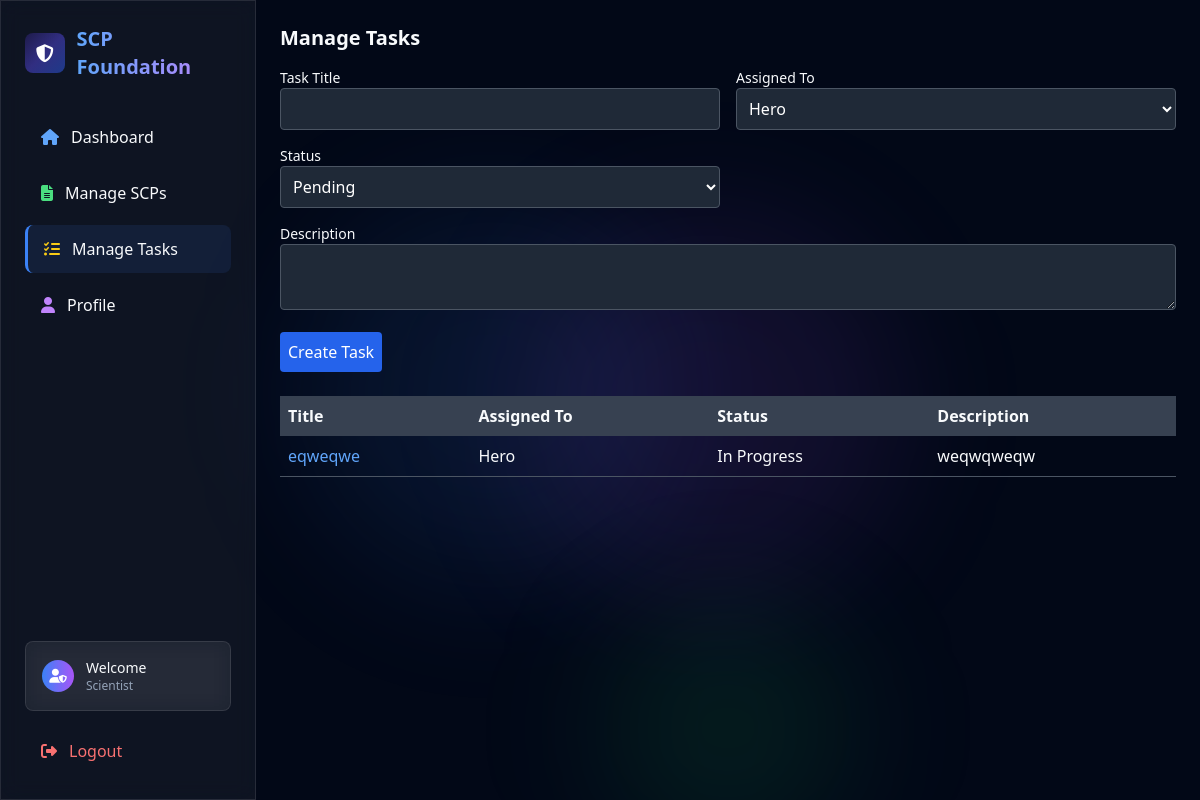
Page /task (signed in) on the committed database.
### tables this page shows
CREATE TABLE users (
            id INTEGER PRIMARY KEY AUTOINCREMENT,
            username TEXT UNIQUE NOT NULL,
            password TEXT NOT NULL,
            role TEXT NOT NULL CHECK(role IN ('O5', 'Scientist', 'Security', 'SCP', 'D-Class')),
            nickname TEXT,
            theme TEXT DEFAULT 'light',
            profile_image TEXT DEFAULT 'default.png',
            bio TEXT
        );

CREATE TABLE tasks (
            id INTEGER PRIMARY KEY AUTOINCREMENT,
            title TEXT NOT NULL,
            assigned_to INTEGER,
            status TEXT NOT NULL,
            description TEXT,
            FOREIGN KEY (assigned_to) REFERENCES users(id)
        );

### app.py (the view)
    def wrap(*args, **kwargs):
        if 'user_id' not in session:
            flash('Please log in first.', 'error')
            return redirect(url_for('login'))
        return f(*args, **kwargs)

### app.py (called while the page is built, shortened)
def get_db():
    conn = sqlite3.connect('scp.db')
    conn.row_factory = sqlite3.Row
    return conn

def login_required(f):
    def wrap(*args, **kwargs):
        if 'user_id' not in session:
            flash('Please log in first.', 'error')
            return redirect(url_for('login'))
        return f(*args, **kwargs)
    wrap.__name__ = f.__name__
    return wrap

@app.route('/task', methods=['GET', 'POST'])
@login_required
def manage_task():
    if session.get('role') not in ['O5', 'Scientist']:
        flash('Access denied.', 'error')
        return redirect(url_for('dashboard'))
    with get_db() as conn:
        c = conn.cursor()
        c.execute('SELECT t.*, u.username FROM tasks t JOIN users u ON t.assigned_to = u.id')
        tasks = c.fetchall()
        c.execute('SELECT id, username FROM users WHERE role IN ("Scientist", "Security", "D-Class")')
        users = c.fetchall()
    return render_template('task.html', tasks=tasks, users=users)

### templates/task.html (shortened to what this page needs)
{% extends "base.html" %} {% block title %}Manage Tasks{% endblock %} {% block
content %}
<div class="card">
  <h2 class="text-xl font-bold mb-4">Manage Tasks</h2>
  <form method="POST" class="mb-6 space-y-4">
    <div class="grid grid-cols-1 md:grid-cols-2 gap-4">
      <div>
        <label for="title" class="block text-sm font-medium">Task Title</label>
        <input
          type="text"
          name="title"
          id="title"
          class="w-full p-2 border border-gray-600 rounded bg-gray-800 text-white"
          required
        />
      </div>
      <div>
        <label for="assigned_to" class="block text-sm font-medium"
          >Assigned To</label
        >
        <select
          name="assigned_to"
          id="assigned_to"
          class="w-full p-2 border border-gray-600 rounded bg-gray-800 text-white"
          required
        >
          {% for user in users %}
          <option value="{{ user['id'] }}">{{ user['username'] }}</option>
          {% endfor %}
        </select>
      </div>
      <div>
        <label for="status" class="block text-sm font-medium">Status</label>
        <select
          name="status"
          id="status"
          class="w-full p-2 border border-gray-600 rounded bg-gray-800 text-white"
          required
        >
          <option value="Pending">Pending</option>
        </select>
      </div>
      <div class="md:col-span-2">
        <label for="description" class="block text-sm font-medium"
          >Description</label
        >
        <textarea
          name="description"
          id="description"
          class="w-full p-2 border border-gray-600 rounded bg-gray-800 text-white"
        ></textarea>
      </div>
    </div>
    <button
      type="submit"
      class="bg-blue-600 text-white p-2 rounded hover:bg-blue-700"
    >
      Create Task
    </button>
  </form>
  <table class="w-full table-auto">
    <thead>
      <tr class="bg-gray-700">
        <th class="p-2 text-left">Title</th>
        <th class="p-2 text-left">Assigned To</th>
        <th class="p-2 text-left">Status</th>
        <th class="p-2 text-left">Description</th>
      </tr>
    </thead>
    <tbody>
      {% for task in tasks %}
      <tr class="border-b border-gray-600">
        <td class="p-2">
          <a
            href="{{ url_for('task_profile', task_id=task['id']) }}"
            class="text-blue-400 hover:underline"
            >{{ task['title'] }}</a
          >
        </td>
        <td class="p-2">{{ task['username'] }}</td>
        <td class="p-2">{{ task['status'] }}</td>
        <td class="p-2">{{ task['description'] }}</td>
      </tr>
      {% endfor %}
    </tbody>
  </table>
</div>
{% endblock %}

### templates/base.html (shortened to what this page needs)
{% set role = session.get('role', 'O5') %}
<!DOCTYPE html>
<html
  lang="en"
  class="{{ 'dark' if session.get('theme', 'light') == 'dark' else '' }}"
>
  <head>
    <script src="https://cdn.tailwindcss.com"></script>
    <link
      rel="stylesheet"
      href="https://cdnjs.cloudflare.com/ajax/libs/font-awesome/6.4.0/css/all.min.css"
    />
  </head>
  <body class="bg-background text-foreground min-h-screen">
    <div class="fixed inset-0 overflow-hidden pointer-events-none">
      <div
        class="absolute top-1/4 left-1/4 w-96 h-96 bg-blue-500/10 rounded-full blur-3xl animate-pulse"
      ></div>
      <div
        class="absolute bottom-1/4 right-1/4 w-96 h-96 bg-purple-500/10 rounded-full blur-3xl animate-pulse delay-1000"
      ></div>
      <div
        class="absolute top-3/4 left-1/2 w-64 h-64 bg-green-500/10 rounded-full blur-3xl animate-pulse delay-2000"
      ></div>
    </div>
    <div class="flex h-screen relative z-10">
      <aside
        id="sidebar"
        class="w-64 glass-effect transition-all duration-300 ease-in-out overflow-hidden"
      >
        <div class="p-6 h-full flex flex-col">
          <div class="flex items-center justify-between mb-8">
            <div class="flex items-center space-x-3">
              <div
                class="w-10 h-10 scp-gradient rounded-lg flex items-center justify-center animate-pulse-glow"
              >
                <i class="fas fa-shield-alt text-white text-lg"></i>
              </div>
              <h1
                class="text-xl font-bold bg-gradient-to-r from-blue-400 to-purple-400 bg-clip-text text-transparent"
              >
              </h1>
            </div>
          </div>
          <nav class="space-y-2 flex-1">
            <a
              href="{{ url_for('dashboard') }}"
              class="nav-item flex items-center space-x-3 px-4 py-3 rounded-lg transition-all duration-200 hover:bg-accent group {% if request.endpoint == 'dashboard' %}active{% endif %}"
              data-section="dashboard"
            >
              <i
                class="fas fa-home text-blue-400 group-hover:scale-110 transition-transform"
              ></i>
              <span>Dashboard</span>
            </a>
            {% if role in ['O5', 'Scientist'] %}
            <a
              href="{{ url_for('manage_scp') }}"
              class="nav-item flex items-center space-x-3 px-4 py-3 rounded-lg transition-all duration-200 hover:bg-accent group {% if request.endpoint == 'manage_scp' %}active{% endif %}"
              data-section="manage-scps"
            >
              <i
                class="fas fa-file-alt text-green-400 group-hover:scale-110 transition-transform"
              ></i>
              <span>Manage SCPs</span>
            </a>
            <a
              href="{{ url_for('manage_task') }}"
              class="nav-item flex items-center space-x-3 px-4 py-3 rounded-lg transition-all duration-200 hover:bg-accent group {% if request.endpoint == 'manage_task' %}active{% endif %}"
              data-section="manage-tasks"
            >
              <i
                class="fas fa-tasks text-yellow-400 group-hover:scale-110 transition-transform"
              ></i>
              <span>Manage Tasks</span>
            </a>
            {% endif %}
            <a
              href="{{ url_for('profile') }}"
              class="nav-item flex items-center space-x-3 px-4 py-3 rounded-lg transition-all duration-200 hover:bg-accent group {% if request.endpoint == 'profile' %}active{% endif %}"
              data-section="profile"
            >
              <i
                class="fas fa-user text-purple-400 group-hover:scale-110 transition-transform"
              ></i>
              <span>Profile</span>
            </a>
          </nav>
          <div class="mt-auto">
            <div class="glass-effect p-4 rounded-lg border mb-4">
              <div class="flex items-center space-x-3">
                <div
                  class="w-8 h-8 bg-gradient-to-r from-blue-500 to-purple-500 rounded-full flex items-center justify-center"
                >
                  <i class="fas fa-user-shield text-white text-sm"></i>
                </div>
                <div>
                  <p class="text-sm font-medium">Welcome</p>
                  <p class="text-xs text-muted-foreground" id="userRole">
                    {{ role }}
                  </p>
                </div>
              </div>
            </div>
            <a
              href="{{ url_for('logout') }}"
              class="w-full flex items-center space-x-3 px-4 py-3 rounded-lg transition-all duration-200 hover:bg-destructive/10 text-red-400 group"
            >
              <i
                class="fas fa-sign-out-alt group-hover:scale-110 transition-transform"
              ></i>
              <span>Logout</span>
            </a>
          </div>
        </div>
      </aside>
      <main class="flex-1 overflow-auto p-6">
        {% block content %} {% endblock %}
      </main>
    </div>
  </body>
</html>

### templates/base.html (style rules this page uses)
.glass-effect { background: rgba(255, 255, 255, 0.05); backdrop-filter: blur(10px); border: 1px solid rgba(255, 255, 255, 0.1); }
.scp-gradient { background: linear-gradient( 135deg, #1e1b4b 0%, #312e81 50%, #1e3a8a 100% ); }
.nav-item.active { background: rgba(59, 130, 246, 0.1); border-left: 3px solid #3b82f6; }

### rows in the picture
users: role "Scientist"
tasks: title "eqweqwe", username "Hero", status "In Progress", description "weqwqweqw"

### other values in the picture
form field assigned_to "Hero"
